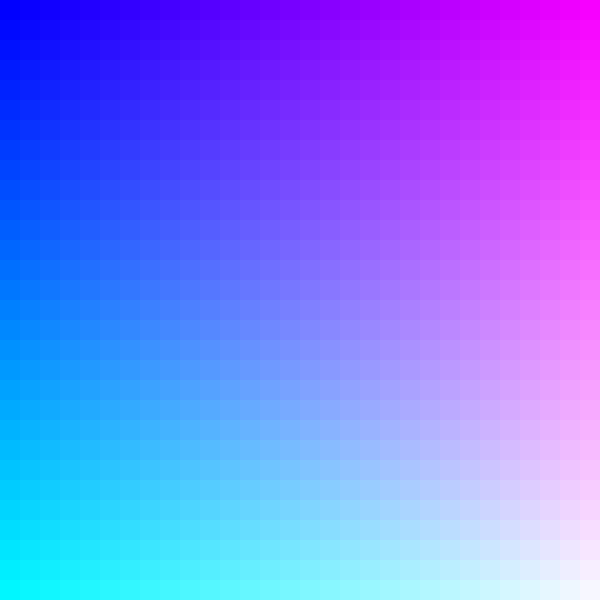
Frame 1 (no input)
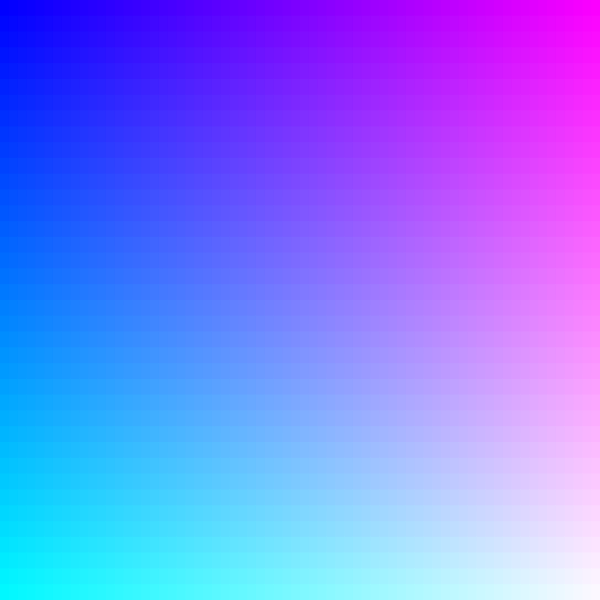
Frame 60 (no input)
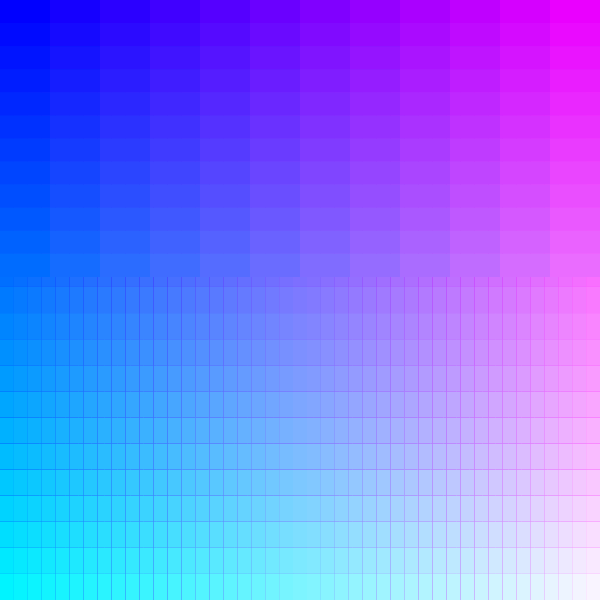
Frame 120 (the mouse pressed at the canvas centre since frame 60)

The p5.js sketch that drew these frames (run headless with seeded random() and noise() and a simulated clock; from frame 60 on, the mouse is pressed at the canvas centre):

// p5.js sketch
// ── sketch.js
// this sketch was inspired by the pillars in this comic:
// http://www.earthexplodes.com/comics/134/


var frame = 0;
var maxFrames = 10;

var xBoxCount = 30;
var yBoxCount = 30;

var canvasWidth = 600,
  canvasHeight = 600;

function setup() {
  createCanvas(canvasWidth, canvasHeight);
  noStroke();
  //noLoop();

  //background(153);

}

function draw() {

  var boxWidth = canvasWidth / xBoxCount;
  var boxHeight = canvasHeight / yBoxCount;

  for (var i = 0; i < xBoxCount; i++) {
    for (var j = 0; j < xBoxCount; j++) {
      var r = map(i, 0, xBoxCount, 0, 255);
      var g = map(j, 0, yBoxCount, 0, 255);
      fill(r, g, 255);
      // leftDistance, topDistance, width, height
      rect(i * boxWidth, j * boxHeight, boxWidth, boxHeight);
    }
  }

  xBoxCount = round(random(100));
  yBoxCount = round(random(100));
  //if (xBoxCount < 1 || yBoxCount < 1) noLoop();

}
